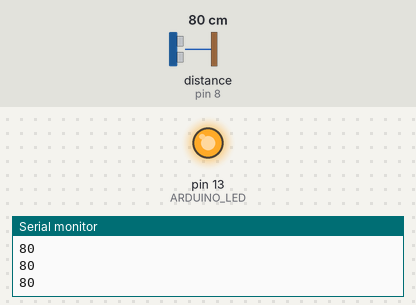
A sketch run on a simulated Arduino Uno, built with avr-gcc and run on an emulated ATmega328P. Shown: output pins drawn as LEDs (lit = HIGH), the last lines printed to the serial monitor. Wiring (inferred from the names in the program): ultrasonic range finder: trigger pin 9; echo pin 8. The inputs (shaded band) are chosen by the test bench; at power-on: distance to the obstacle (sensor on pin 8) 80 cm. The echo pulse lasts 58.3 µs per cm; pins used as bus, display or sensor lines are not drawn.

Above: at 1.2 s.
1.3 s: distance to the obstacle (sensor on pin 8) set to 34 cm
2.8 s: distance to the obstacle (sensor on pin 8) set to 28 cm
At 3.2 s:
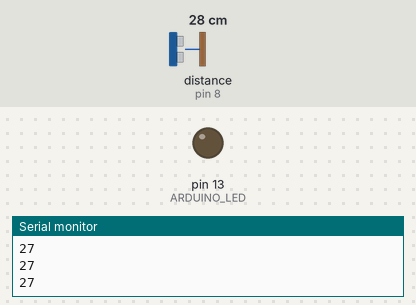
4.3 s: distance to the obstacle (sensor on pin 8) set to 35 cm
At 5.5 s:
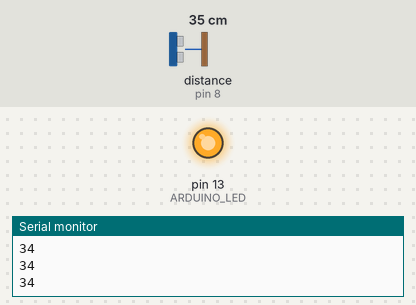
5.8 s: distance to the obstacle (sensor on pin 8) set to 2 cm
At 6.9 s:
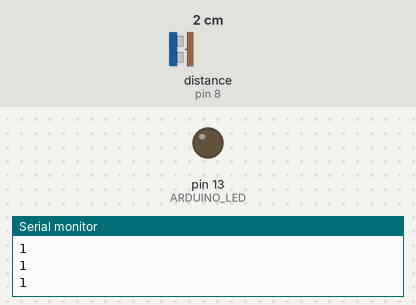
Timing chart, 0 to 8.3 s (numbered marks = the images above; inputs shaded):
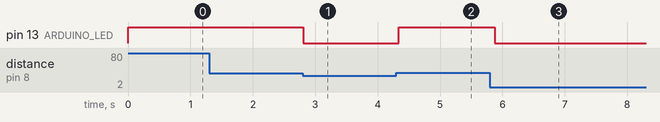

The sketch:

ultrasonic-sensor-hc-sr04.ino
```cpp
#define TRIG_PIN 9
#define ECHO_PIN 8
#define ARDUINO_LED 13

void setup() {
  pinMode(TRIG_PIN, OUTPUT);
  pinMode(ECHO_PIN, INPUT);
  pinMode(ARDUINO_LED, OUTPUT);
  Serial.begin(9600);
}

unsigned int impulseTime = 0;
unsigned int distance_cm = 0;

void loop() {
  digitalWrite(TRIG_PIN, HIGH);
  delayMicroseconds(10);
  digitalWrite(TRIG_PIN, LOW);

  impulseTime = pulseIn(ECHO_PIN, HIGH);
  distance_cm = impulseTime / 58;

  Serial.println(distance_cm);

  if(distance_cm > 30) {
    digitalWrite(ARDUINO_LED, HIGH);
  } else {
    digitalWrite(ARDUINO_LED, LOW);
  }

  delay(100);
}
```

Measured:
- the behaviour switches between 32 and 31 cm on distance to the obstacle (sensor on pin 8) (found by bisection; images 0 and 1)
- after the input at 2.8 s, pin 13 (ARDUINO_LED): HIGH → LOW at once
- after the input at 4.3 s, pin 13 (ARDUINO_LED): LOW → HIGH at once
- after the input at 5.8 s, pin 13 (ARDUINO_LED): HIGH → LOW after 0.08 s
